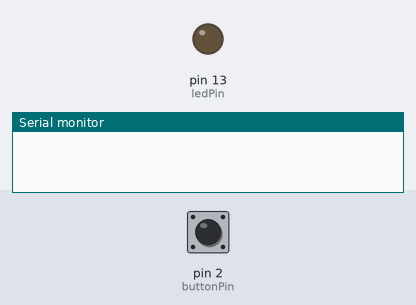
Bench run of a sketch on a simulated Arduino Uno, built with avr-gcc and run on an emulated ATmega328P. Shown: output pins drawn as LEDs (lit = HIGH), the last lines printed to the serial monitor. The inputs (shaded band) are chosen by the test bench; at power-on: pin 2 (buttonPin) LOW.

Above: at 0.1 s.
At 1.1 s:
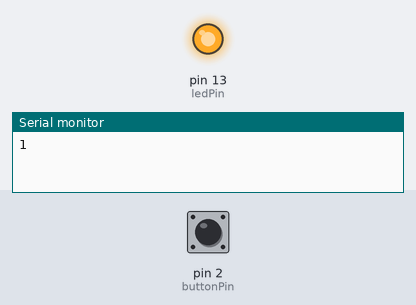
Timing chart, 0 to 2.6 s (numbered marks = the images above):
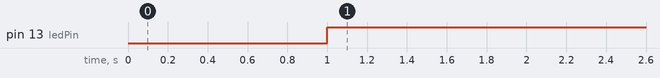

Measured:
- by itself, pin 13 (ledPin): LOW → HIGH at 1.0 s

The sketch:

bouncingdelay.ino.ino
```cpp
// cont that counts how many times the button push-button changed state
// this change appears in the serial monitor every time the button change

//boucing treatment is done via software by "delay"

//esperamos que este contador incremente uma vez ao apertar o botão e uma vez ao soltá-lo (debouncing).

const int buttonPin = 2; // pin 2
const int ledPin = 13; // pin 13 - LED


int buttonState = 0 ; // var to read the  button state
int counter = 0;
int flag = 0;


void setup(){
    pinMode(buttonPin, INPUT); // BUTTON as INPUT
    pinMode(ledPin, OUTPUT); // LED as OUTPUT
    Serial.begin(9600);


}

void loop(){
    delay(1000); // delay to debounce

    buttonState = digitalRead(buttonPin); // read the state of the button

    if ((buttonState = HIGH) && (flag==0)){ // verify if the button is pressed
    // flag needs to be 0 because the button is down
        digitalWrite(ledPin, HIGH); // LED on
        counter = counter +1 ;
        Serial.println(counter);
        flag = 1  ;

    }

    if ((buttonState == LOW ) && (flag==1)){
        digitalWrite(ledPin, LOW); // LED off
        counter = counter +1 ;
        Serial.println(counter);
        flag = 0 ;
    }

}
```
